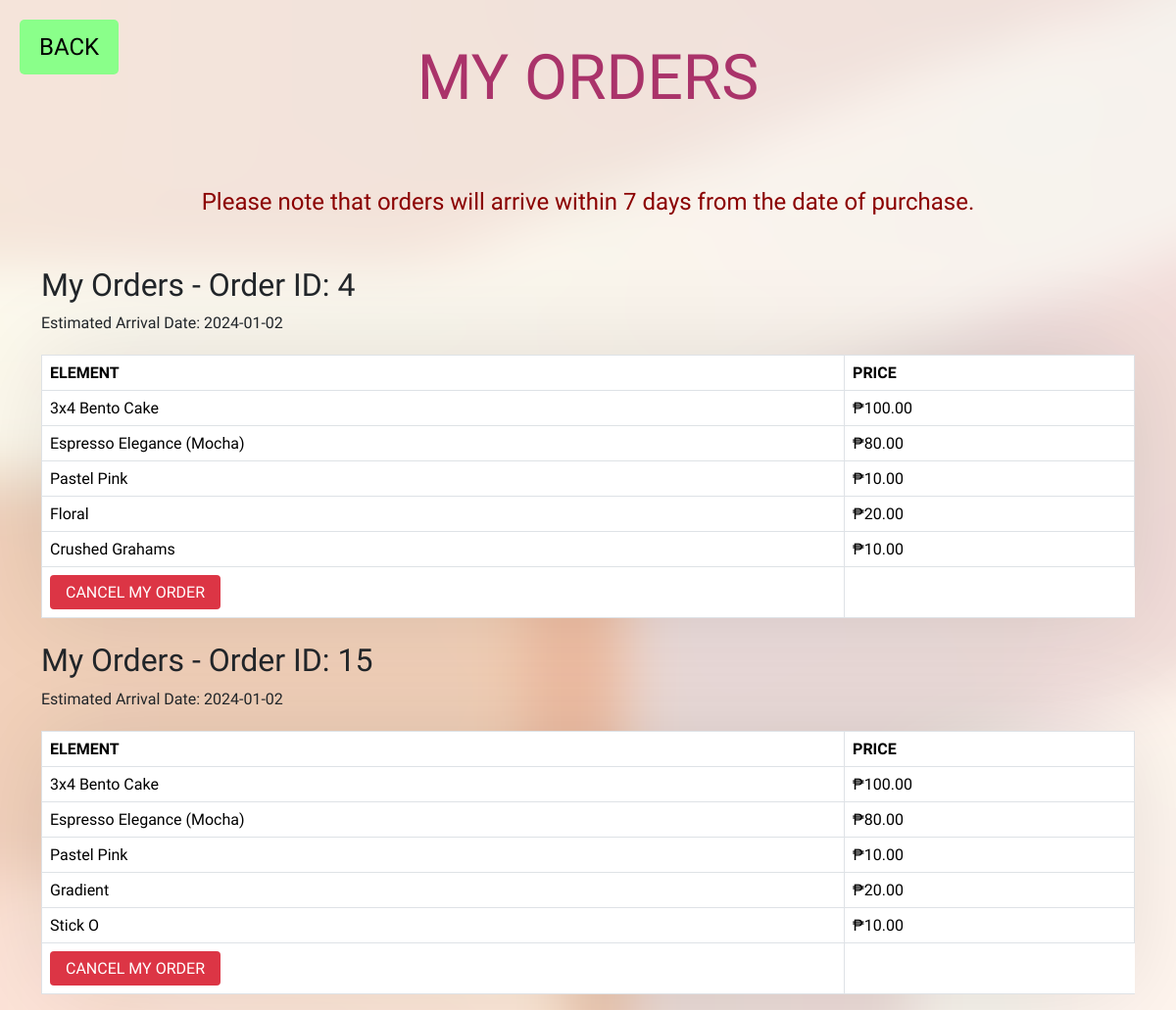
Page /user/order.php?user_id=4 (signed in) on the committed database.
### tables this page shows
CREATE TABLE `orders` (
  `order_id` int(11) NOT NULL,
  `step1` int(11) NOT NULL,
  `step2` int(11) NOT NULL,
  `step3` int(11) NOT NULL,
  `step4` int(11) NOT NULL,
  `step5` int(11) NOT NULL,
  `user_id` int(11) NOT NULL,
  `element_id` int(11) NOT NULL,
  `order_amount` decimal(6,2) NOT NULL,
  `order_status` varchar(1) NOT NULL DEFAULT 'P' COMMENT 'P = Pending\r\nD = Delivered\r\nC - Cancelled',
  `date_ordered` timestamp NOT NULL DEFAULT current_timestamp() ON UPDATE current_timestamp()
);

CREATE TABLE `elements` (
  `element_id` int(11) NOT NULL,
  `element_name` varchar(100) NOT NULL,
  `step_id` int(11) NOT NULL,
  `price_amount` decimal(6,2) NOT NULL,
  `element_img` varchar(100) NOT NULL,
  `element_status` varchar(1) NOT NULL DEFAULT 'A' COMMENT 'A = Available\r\nU = Unavailable'
);

### user/order.php (the view, shortened to what this page needs)
<html lang="en">
<head>
    <link rel="stylesheet" href="../css/bootstrap.css">
</head>
<body>
    <a href="user_dashboard.php" class="back-btn">BACK</a>
    <header>
        <p>MY ORDERS</p>
    </header>
    <p class="reminder">Please note that orders will arrive within 7 days from the date of purchase.</p>
<?php
include('../db.php');
$user_id = isset($_GET['user_id']) ? $_GET['user_id'] : $_SESSION['user_id'];
$excludedStatus = 'ExcludedStatus';
$query = "SELECT orders.order_id, orders.order_status, elements.element_name, elements.price_amount, orders.date_ordered
          FROM orders
          JOIN elements ON orders.step1 = elements.element_id
                         OR orders.step2 = elements.element_id
                         OR orders.step3 = elements.element_id
                         OR orders.step4 = elements.element_id
                         OR orders.step5 = elements.element_id
          WHERE orders.user_id = $user_id
          AND orders.order_status <> '$excludedStatus'";
$result = mysqli_query($conn, $query);
if (mysqli_num_rows($result) > 0) {
    $currentOrderId = null;
    echo '<div class="container mt-5">';
    while ($row = mysqli_fetch_assoc($result)) {
        if ($row['order_status'] !== 'C' && $row['order_status'] !== 'D') {
            if ($currentOrderId !== $row['order_id']) {
                $orderDate = new DateTime($row['date_ordered']);
                $arrivalDate = $orderDate->modify('+7 days')->format('Y-m-d');
                if ($currentOrderId !== null) {
                    echo "<td>";
                    echo "<button class='cancel-btn' data-order-id='" . $currentOrderId . "'>CANCEL MY ORDER</button>";
                    echo "</td>";
                    echo "</tbody>";
                    echo "</table>";
                }
                echo "<h2 class='mt-4'>My Orders - Order ID: " . $row['order_id'] . "</h2>";
                echo "<p>Estimated Arrival Date: " . $arrivalDate . "</p>";
                echo "<table class='table table-bordered'>";
                echo "<thead class='thead-dark'><tr>";
                echo "<th class='grey-column'>ELEMENT</th>";
                echo "<th class='grey-column'>PRICE</th>";
                echo "</tr></thead>";
                echo "<tbody>";
                $currentOrderId = $row['order_id'];
            }
            echo "<tr>";
            echo "<td>" . $row['element_name'] . "</td>";
            echo "<td>₱" . $row['price_amount'] . "</td>";
            echo "</tr>";
        }
    }
    if ($currentOrderId !== null) {
        echo "<td>";
        echo "<button class='cancel-btn' onclick='confirmCancelOrder(" . $currentOrderId . ")'>CANCEL MY ORDER</button>";
        echo "</td>";
        echo "</tbody>";
        echo "</table>";
    }
    echo "</div>";
} else {
    echo "<div class='container mt-5 text-center'>";
    echo "<div style='font-size: 2em;'>No orders found. ";
    echo "<a href='customization.php' style='color: #007bff; text-decoration: underline;'>Customize My Cake Now!</a></div>";
    echo "</div>";
}
?>
</body>
</html>

### user/order.php (style rules this page uses)
body { background-image: url('img/background1.png'); background-size: cover; font-family: 'Lilita One', sans-serif; }
header { text-align: center; padding: .5em 0; font-size: 4em; color: #AA336A; animation: floatAnimation 2s ease-in-out infinite; }
table { width: 100%; margin-top: 20px; border-collapse: collapse; background-color: #fff; box-shadow: 0 0 100px rgba(0, 0, 0, 0.1); }
th, td { padding: 15px; text-align: left; border-bottom: 1px solid #ddd; }
thead { background-color: #343a40; color: #fff; }
.back-btn { position: absolute; top: 20px; left: 20px; font-family: 'Lilita One', sans-serif; font-size: 24px; color: black; text-decoration: none; background-color: #8aff8a; padding: 10px 20px; border-radius: 5px; transition: background-color 0.3s ease; z-index: 1; }
.grey-column { background-color: grey; }
.reminder { text-align: center; font-size: 1.5em; color: #8B0000; margin-top: .5em; }
.cancel-btn { background-color: #dc3545; color: #fff; padding: 8px 16px; border: none; border-radius: 4px; cursor: pointer; }

### rows in the picture
orders: order_id "4", date_ordered "2024-01-02", elements.element_name "3x4 Bento Cake", elements.price_amount "100.00", elements.element_name "Espresso Elegance (Mocha)", elements.price_amount "80.00", elements.element_name "Pastel Pink", elements.price_amount "10.00", elements.element_name "Floral", elements.price_amount "20.00", elements.element_name "Crushed Grahams"
orders: order_id "15", date_ordered "2024-01-02", elements.element_name "3x4 Bento Cake", elements.price_amount "100.00", elements.element_name "Espresso Elegance (Mocha)", elements.price_amount "80.00", elements.element_name "Pastel Pink", elements.price_amount "10.00", elements.element_name "Gradient", elements.price_amount "20.00", elements.element_name "Stick O"
